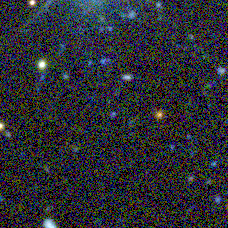
#> input picture QA-BPZ/output_bpz/mag_det_08/DESJ022514.1722-042754.5868_irg_stiff.png, 228 x 228 px; its folder holds 4 pictures in this run
$ jupyter execute --allow-errors comparativa_resultados_bpz.ipynb
#> lines starting #> are read from the running program, lines starting #| are printed output that depends on the picture
# Análise resultados BPZ para amostra VALID DES

A ideia principal será analisar os resultados obtidos com o algoritmo BPZ (Bayesian Photometric Redshifts) após o cálculo fotométrico do redshift utilizando a amostra valid. A amostra consta com dados de observações de aproximadamente 5800 galáxias.

A pesquisa foi separada em três etapas:

1. Primeira execução: entendendo o aloritmo para obter experiencia com os parâmetros _default_ (magnitudes MAGAUTO)
2. Segunda execução: rodando o algoritmo com filtros e parâmetros corrigidos (magnitudes MAGAUTO)
3. Terceira execução: algoritmo executado com filtros ajustados e magnitude correta (magnitude MAGDETMODEL)
    * 3.1 sem banda u
    * 3.2 com banda u

Importante ressaltar que a **MAGDETMODEL** é calculada a partir do formato da galáxia que melhor se encaixa em um filtro que se chama SEXtractor para depois ser medido o fluxo para cada banda de acordo com o formato que se encaixa melhor. Enquanto a **MAGAUTO** é calculada apartir do fluxo da abertura elíptica dando a estimativa total da magnitude do objeto.

---

# 0 - Setup
Importando as principais bibliotecas utilizadas

[cell 1]
import numpy as np
import pandas as pd
import matplotlib.pyplot as plt

# 1. Pimeira execução.

A primeira execução foi feita rodando o algoritmo com os valores padrão indicados pelo autor do código e em cima da MAGAUTO e seus respectivos valores de erro presentes na amostra.

### 1.1 - lendo o arquivo com os resultados do bpz

[cell 2]
headers_bpz = ["id", "zb", "zbmin", "zbmax", "tb", "odds", "zml", "tml", "chisq", "zspec", "M0", "other", "chisq2", "nfdet", "nfobs"]

#> (the rest of this cell did not finish here and is left out)

---
## Definindo a funções auxiliares

Essas funções vão facilitar na hora de plotar outros resultados para cada tentativa.

## Bias e Scatter

Aqui declaramos uma função para auxiliar para criar um plot que do resultado de redshift da spectroscopia vs o resultado obtido para fotometria pelo algoritmo.

A plotagem do gráfico de zspec e zb (z best) é importante, pois consegue-se observar, pela distribuição dos pontos, o bias e scatter do algoritmo com a amostra.

Sendo o _bias_ um viés, que indica uma tendencia de desvio da linha vermelha, que no caso indica um cenário perfeito, onde o resultado do algoritmo para photoz é igual ao specz. E o _scatter_ sendo a dispersão da nuvem de pontos.

[cell 3]
plt.style.use('seaborn-dark-palette')

# [12 lines left out: function plot_photoz_zspec, not called in this run]

---
### 1.2 - Analisando o resultado

[cell 4]
plt.figure(figsize=[6,6])

plt.title("photo-z vs zspec", fontsize=16)
plt.suptitle("Configurações padrão e MAGAUTO", fontsize=16)

#> (the rest of this cell did not finish here and is left out)

> ### Observações:
> Aqui podemos ver como a nuvem de pontos fica deslocada para baixo da linha vermelha, pode-se então dizer que existe um BIAS negativo para essa amostra com as configurações _default_ do algoritmo.

-----
## Distribuição do zspec e photoz

Aqui faremos uma função para ajudar a visualizar a distribuição dos resultados zspec em comparação ao photoz.

**Weight** - a pesagem é uma técnica que associa um peso para cada galáxia. Esse peso serve pra que quando se observar a distribuição da fotometria se chegue mais perto do exemplo real.

[cell 5]
# [12 lines left out: function hist_photoz_zspec, not called in this run]

#> (the rest of this cell did not finish here and is left out)

[cell 6]
plt.figure(figsize=[11,8])
plt.suptitle("Configurações padrão e MAGAUTO", fontsize=16)

plt.subplot(2,1,1).set_title("no weight")
#> (the rest of this cell did not finish here and is left out)

>### Observação:
>Nesses dois gráficos podemos comparar como o a técnica de pesagem impacta nos  gráficos, trazendo essa suavização nos pilares dos gráficos. Outro ponto bom de se observar é a comparação com o resultado do zspec e photoz, deixando claro a diferença nos resultados obtidos.

### 1.3 - Conclusão chegada

As configurações padrões que vem no algoritmo não são as mais indicadas para a amostra. Trazendo um bias mais abaixo do que encontrado nos resultados do artigo.

O próximo passo será corrigir essas configurações.

___

# 2. Segunda execução.

A segunda execução foi feita rodando o algoritmo ainda com a MAGAUTO porém as seguintes alterações foram feitas no algoritmo:

1. PRIOR: alguma informação que ajuda a definir melhor o resultado.
    * de hdfn_gen (hubble deep field north) para cosmos_Laigle (utilizado na pesquisa)
2. ZMAX: estabelece um limite máximo de valor a se obter para pz
    * de 10 para 2
3. DZ: a resolução do redshift
    * de 0.05 para 0.01
4. INTERP: numero de interpolação que o algoritmo fará para cada template
    * de 0 para 2
5. FILTROS: em cada telescópio, usam-se filtros para cada coletar a luz em banda, e esses filtros tem uma curva de transmissividade, no caso, como estamos olhando os resultados da DECam  mudamos para os filtros da DECam
    * do SDSS para os filtros da DECam em cada banda

### 2.1 - lendo o arquivo com os resultados do bpz

#> (a cell that did not finish here is left out)

### 2.2 - Analisando o resultado

[cell 8]
plt.figure(figsize=[6,6])
plt.title("photo-z vs zspec", fontsize=16)
plt.suptitle("Configurações ajustadas e MAGAUTO", fontsize=16)

#> (the rest of this cell did not finish here and is left out)

>### Observação:
>Nessa segunda tentativa, podemos perceber uma melhora significatva em relação ao bias no resultado, ainda podemos ver que existe um scatter mais espalhado em relação ao primeiro resultado.

[cell 9]
plt.figure(figsize=[11,4])
plt.suptitle("Configurações padrão e MAGAUTO (weighted)", fontsize=16)

#> (the rest of this cell did not finish here and is left out)

>### Observação:
>Já se nota, comparando com o primeiro resultado obtido, uma melhora em relação ao photoz em comparação ao zspec.

### 2.3 - Conclusão chegada

As configurações ajustadas melhoraram significativamente os resultados que tivemos porém, ainda executamos calculando em cima da MAGAUTO, como o BPZ faz o cálculo do redshift em cima do tipo de galáxias, é mais interessante ser usado a MAGDETMODEL pois o cálculo das magnitudes variam de acordo com cada tipo de galáxia, assim, na hora de decidir o melhor redshift tem se um resultado mais fiel para os algoritmos de template-fitting.
___

### CURIOSIDADE - Analisando pz por magnitude

A ideia é olhar como se comportam os resultados dos redshifts em relação a magnitude na banda principal escolhida banda_i. Para facilitar, vamos ler a amostra antes de rodar o algoritmo (contém os valores das magnitudes) e juntar com os resultados obtidos com o algoritmo.

[cell 10]
headers=[
    "u_auto", "u_auto_err", "u_det", "u_det_err",
    "g_auto", "g_auto_err", "g_det", "g_det_err",
    "r_auto", "r_auto_err", "r_det", "r_det_err",
    "i_auto", "i_auto_err", "i_det", "i_det_err",
    "z_auto", "z_auto_err", "z_det", "z_det_err",
    "Y_auto", "Y_auto_err", "Y_det", "Y_det_err",
    "z", "ra", "dec", "z_flags", "field_id", "number"
]

#> (the rest of this cell did not finish here and is left out)

definindo uma função para auxiliar a visualização da magnitude banda i vs pz

[cell 11]
# [11 lines left out: function plot_magi_pz, not called in this run]

[cell 12]
plt.figure(figsize=[8,5])
plt.suptitle("banda i vs photoz (MAGAUTO)", fontsize=16)

#> (the rest of this cell did not finish here and is left out)

Se observa uma característica que chama bastante atenção e vale a pena dar uma olhada mais próxima a titulo de curiosidade.
O bpz possui um output que dá a porcentagem do resultado estar correto, com isso vale a pena dar uma olhadinha nesse comportamento com base na magnitude.

**ODDS**: a probabilidade do resultado estar correto, valores baixos significam que há mais de um resultado.

[cell 13]
def plot_filtro_odds(filtro = "zb > 0", odds = ""):
    plt.plot(merged_magauto_df.query(filtro)["zb"], merged_magauto_df.query(filtro)["i_auto"], ".", color="midnightblue", alpha=0.1)

    plt.ylabel("mag (i)", fontsize=18)
    plt.xlabel(f"zb {odds} odds ", fontsize=18)

    plt.xticks(fontsize=16)
    plt.yticks(fontsize=16)

    plt.xlim(0.25, 0.8)
    plt.ylim(18, 25)

[cell 14]
plt.figure(figsize=[12,10])
plt.suptitle("Evolução resultado pz por ODDS", fontsize=16)

plt.subplot(3,3,1)
#> (the rest of this cell did not finish here and is left out)

> Conforme esperado, quanto maior a magnitude maior a imprecisão do resultado de redshift fotométrico.

### Bokeh

Bokeh é uma lib que ajuda a montar gráficos interativos. Aqui vai facilitar na coleta de pontos para serem vistos no target viewer.

Nesse caso nos interessa apenas a "cobrinha" formada, então vamos limitar os pontos para plotar dentro do gráfico interativo.

#> (a cell that did not finish here is left out)

[cell 16]
# Bokeh libs
from bokeh.plotting import figure, show
from bokeh.io import output_notebook
from bokeh.models import ColumnDataSource, NumeralTickFormatter, Button
from bokeh.layouts import column

#define que a saida será via notebook
output_notebook()

#função que monta o gráfico
# [33 lines left out: function grafico, not called in this run]

#renderiza o documento (celula) com o que foi definido dentro do callback
show(grafico)

### Target Viewer
Aqui consta algumas fotos analisadas no target viewer para vermos melhor alguns desses pontos.

[cell 17]
import matplotlib.image as mpimg
from glob import glob

#lê todas as imagens da pasta
images = glob("./mag_det_08/*.png")

fig, axes = plt.subplots(nrows=5, ncols=4, figsize=[8,8], dpi=500)
fig.set_figwidth(40)
fig.set_figheight(40)

for img, ax in zip(images, axes.ravel()):
    img1 = mpimg.imread(img)
#> img1 is the input picture: shape (228, 228, 3) float32; mean R, G, B 0.172, 0.178, 0.204
    ax.imshow(img1)
    ax.axis('off')

plt.subplots_adjust(wspace=.001, hspace = .01)
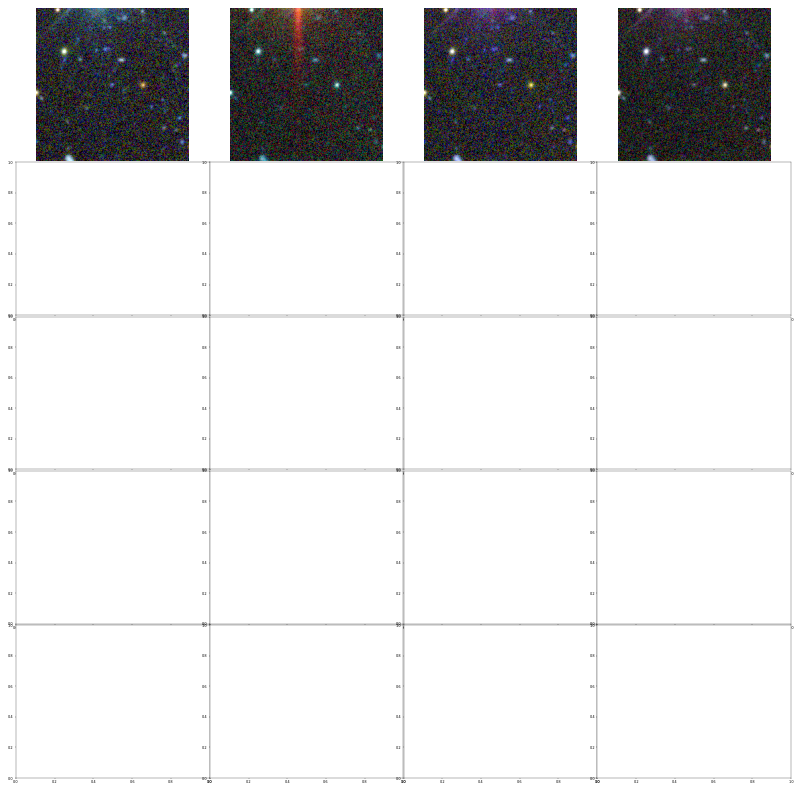
#> figure drawn by matplotlib, 4 panels
